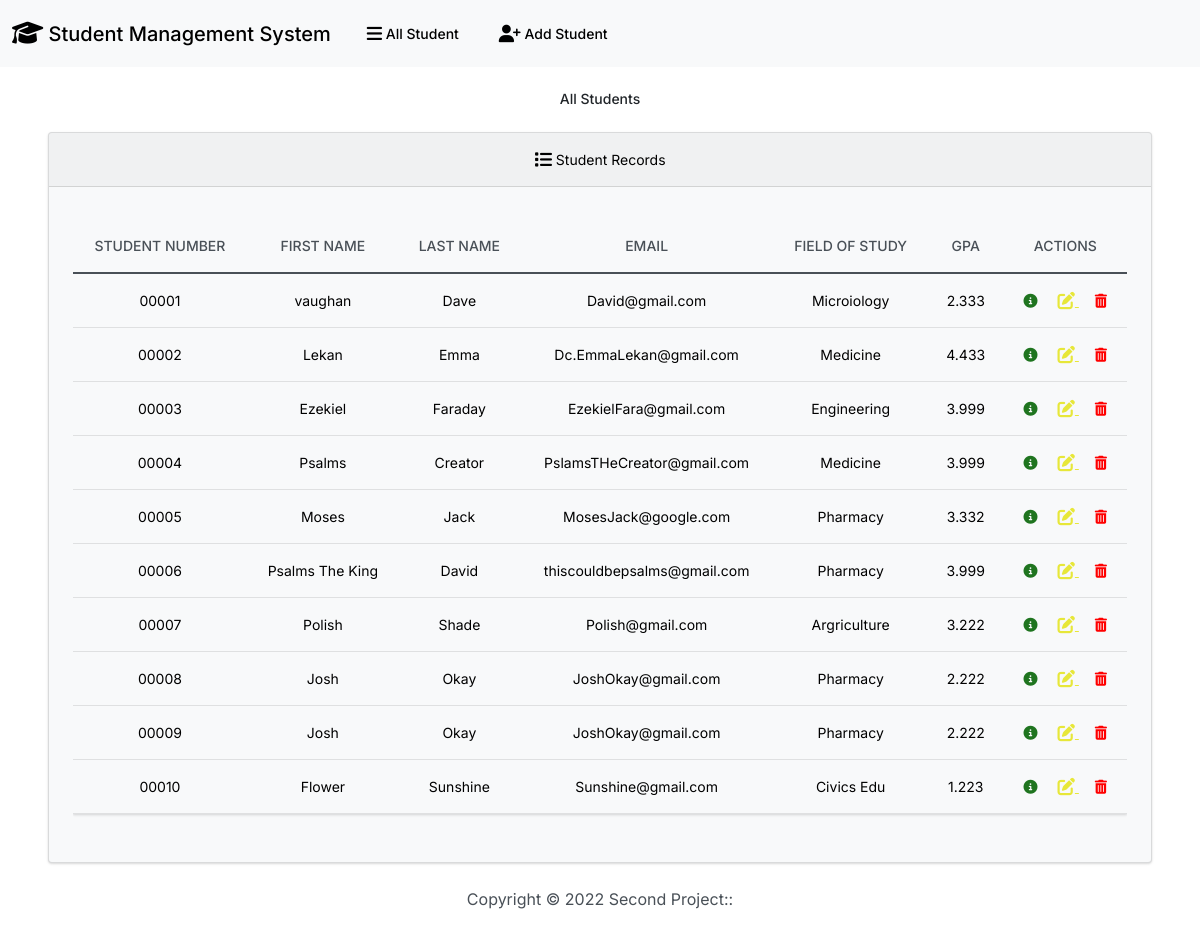
The page / on the database its author committed.
### SchoolManagement/models.py (models this page shows, shortened)
class Student(models.Model):
    student_number = models.CharField(max_length=5)
    first_name = models.CharField(max_length=20)
    last_name = models.CharField(max_length=20)
    email = models.EmailField(max_length=30)
    field_of_study = models.CharField(max_length=15)
    gpa = models.CharField(max_length=5)

### SchoolManagement/views.py (the view)
# urls.py: path('',views.index,name='index'),
def index(request):
    all_students = Student.objects.all()
    context = {'all_students' : all_students}
    return render(request,'SchoolManagement/index.html',context)

### SchoolManagement/templates/SchoolManagement/index.html (shortened to what this page needs)
{% extends 'SchoolManagement/base.html' %}
{% block content %}
<div class="container-fluid">
  <h3 class="m-4 center">All Students</h3>
  <div class="row">
      <div class="col-12">
          {% if all_students %}
          <div class="card text-white bg-light ms-4 me-4 mb-4 centers">
              <div class="card-header">
                   Student Records
              </div>
              <div class="card-body">
                <p class="card-text">
                    <div class="table-responsive">
                      <table class="table table-hover moveCenter">
                          <thead>
                            <tr>
                              <th scope="col">Student Number</th>
                              <th scope="col">First Name</th>
                              <th scope="col">Last Name</th>
                              <th scope="col">Email</th>
                              <th scope="col">Field of Study</th>
                              <th scope="col">GPA</th>
                              <th scope="col">Actions</th>
                            </tr>
                          </thead>
                          <tbody>
                              {% for all_student in all_students %}
                              <tr class="table-light">
                                  <td>{{all_student.student_number}}</td>
                                  <td>{{all_student.first_name}}</td>
                                  <td>{{all_student.last_name}}</td>
                                  <td>{{all_student.email}}</td>
                                  <td>{{all_student.field_of_study}}</td>
                                  <td>{{all_student.gpa}}</td>
                                  <td>
                                    <span class=" hover me-3" href="{% url 'view_student' pk=all_student.pk %}" data-bs-toggle="modal" data-bs-target="#student{{all_student.pk}}">
                                        <i class="fa-solid fa-circle-info"></i>
                                      </span>
                                      <a class="hovers me-3" href="{% url 'update_student' pk=all_student.pk %}">
                                      </a>
                                      <span class="deletehovers" data-bs-toggle="modal" data-bs-target="#delete{{all_student.pk}}">
                                        <i class="fa-solid fa-trash-can"></i>
                                      </span>
                                </td>
                              </tr>
                              {% endfor %}
                          </tbody>
                        </table>
                    </div>
                </p>
              </div>
              </div>
          {% else %}
          <h5 class="alert alert-primary ms-4 me-4 center">No Student Record</h5>
          {% endif %}
      </div>
  </div>
</div>
{% endblock content %}

### SchoolManagement/templates/SchoolManagement/base.html (shortened to what this page needs)
{% load static %}
<!DOCTYPE html>
<html lang="en">
<head>
</head>
<link rel="stylesheet" href="{% static 'SchoolManagement/css/bootstrap.min.css' %}">
<link rel="stylesheet" href="https://cdnjs.cloudflare.com/ajax/libs/font-awesome/6.1.1/css/all.min.css">
<link rel="stylesheet" href="{% static 'SchoolManagement/css/main.css' %}">
<body class="d-flex flex-column min-vh-100">
    <nav class="navbar navbar-expand-lg navbar-light bg-light">
        <div class="container-fluid">
          <a class="navbar-brand" href="{% url 'index' %}"><i class="fa-solid fa-graduation-cap fa-lg"></i> Student Management System</a>
          <div class="collapse navbar-collapse" id="navbarColor03">
            <ul class="navbar-nav me-auto">
              <li class="nav-item">
                <a class="nav-link" href="{% url 'index' %}"> All Student</a>
              </li>
              <li class="nav-item">
                <a class="nav-link" href="{% url 'create_student' %}"> Add Student</a>
              </li>
            </ul>
          </div>
        </div>
      </nav>
     <div class="container-fluid">
        {% block content %}
        {% endblock content %}
     </div>
      <footer class="mt-auto mb-4">
        <div class="text-center">
            <span>
                Copyright &copy; <script>document.write(new Date().getFullYear())</script> Second Project::
            </span>
        </div>
      </footer>
</body>
</html>

### SchoolManagement/static/SchoolManagement/css/main.css (style rules this page uses)
.center { text-align:center; font-size:14px; }
.moveCenter { text-align:center; }
.centers { text-align:center; font-size:14px; color: #000000!important; }
.hover { color:rgb(31, 116, 31); }
.hovers { color:rgb(231, 231, 57); }
.deletehovers { color:#ff0000; }

### rows shown on the page
Student: student_number "00001", first_name "vaughan", last_name "Dave", email "David@gmail.com", field_of_study "Microiology", gpa "2.333"
Student: student_number "00002", first_name "Lekan", last_name "Emma", email "Dc.EmmaLekan@gmail.com", field_of_study "Medicine", gpa "4.433"
Student: student_number "00003", first_name "Ezekiel", last_name "Faraday", email "EzekielFara@gmail.com", field_of_study "Engineering", gpa "3.999"
Student: student_number "00004", first_name "Psalms", last_name "Creator", email "PslamsTHeCreator@gmail.com", field_of_study "Medicine", gpa "3.999"
Student: student_number "00005", first_name "Moses", last_name "Jack", email "MosesJack@google.com", field_of_study "Pharmacy", gpa "3.332"
Student: student_number "00006", first_name "Psalms The King", last_name "David", email "thiscouldbepsalms@gmail.com", field_of_study "Pharmacy", gpa "3.999"
Student: student_number "00007", first_name "Polish", last_name "Shade", email "Polish@gmail.com", field_of_study "Argriculture", gpa "3.222"
Student: student_number "00008", first_name "Josh", last_name "Okay", email "JoshOkay@gmail.com", field_of_study "Pharmacy", gpa "2.222"
Student: student_number "00009", first_name "Josh", last_name "Okay", email "JoshOkay@gmail.com", field_of_study "Pharmacy", gpa "2.222"
Student: student_number "00010", first_name "Flower", last_name "Sunshine", email "Sunshine@gmail.com", field_of_study "Civics Edu", gpa "1.223"
